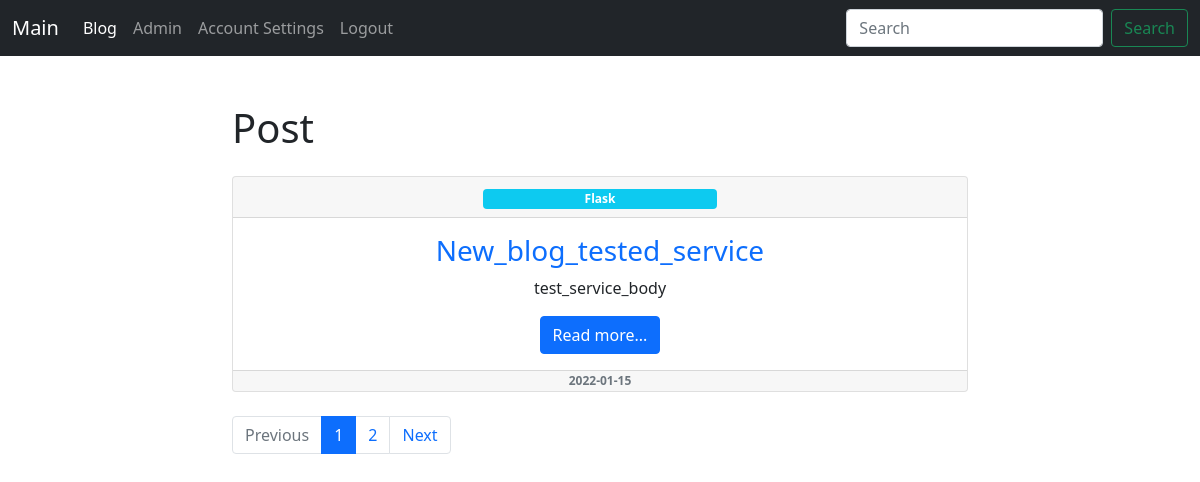
/blog/ (signed in), run on the app's committed database.
### models/tag.py (models this page shows, shortened)
class Tag(db.Model):
    id = db.Column(db.Integer, primary_key=True)
    title = db.Column(db.String(140))
    slug = db.Column(db.String(140), unique=True)

### models/post.py (models this page shows, shortened)
class Posts(db.Model):
    id = db.Column(db.Integer, primary_key=True)
    title = db.Column(db.String(140))
    slug = db.Column(db.String(140), unique=True)
    body = db.Column(db.Text)
    created = db.Column(db.DateTime, default=datetime.now())
    tags = db.relationship('Tag', secondary=posts_tags, backref=db.backref('posts'), lazy='dynamic')

### views/view_post.py (the view)
@posts.route('/')
def post_list():
    q = request.args.get('q')
    if q and q is not None:
        posted = Posts.query.filter(Posts.title.contains(q) | Posts.body.contains(q))
        if posted.first() is None:
            posted = Posts.query.order_by(Posts.created.desc())
    else:
        posted = Posts.query.order_by(Posts.created.desc())
    page = request.args.get('page')
    if page and page.isdigit():
        page = int(page)
    else:
        page = 1
    pages = posted.paginate(page=page, per_page=1)
    return render_template("post/posts.html", posted=posted, pages=pages)

### templates/post/posts.html (shortened to what this page needs)
{% extends 'base.html' %}
{% block search %}
	<form class="d-flex" method="GET">
	<input class="form-control me-2" type="search" placeholder="Search" name="q" >
	<button class="btn btn-outline-success" type="submit">Search</button>
	</form>
{% endblock %}
{% block content %}
	<h1>Post</h1>
	{% for post in pages.items %}
		{% include 'includes/card.html' %}
	{% endfor %}
	<nav aria-label="...">
	<ul class="pagination">
	<li class="page-item {% if not pages.has_prev %} disabled {% endif %}">
	<a class="page-link" href="./?page={{ pages.prev_num }}">Previous</a>
	</li>
	{% for page in pages.iter_pages() %}
		<li class="page-item {% if page == pages.page %} active {% endif %}">
		<a class="page-link" href="./?page={{ page }}">
		{{ page }}
		</a>
		</li>
	{% endfor %}
	<li class="page-item {% if not pages.has_next %} disabled {% endif %}">
	<a class="page-link " href="./?page={{ pages.next_num }}">Next</a>
	</li>
	</ul>
	</nav>
{% endblock %}

### templates/includes/card.html
<div class="card text-center mb-4 mt-4">
  <div class="card-header">
    {% for tag in post.tags %}
      <a style="text-decoration: none;" href="{{ url_for('posts.tag_detail', slug=tag.slug)}}">
        <div class="badge bg-info col-md-4">
            {{ tag.title }}
        </div>
        </a>
    {% endfor %}
  </div>
  <div class="card-body">
    <h3 class="card-title">
      <a style="text-decoration: none;" href="{{ url_for('posts.post_detail' , slug = post.slug) }}">
            {{ post.title }}
        </a>
      </h3>
      {% if post.body | count < 255 %}
    <p class="card-text">{{ post.body}}</p>
    {% else %}
        <p class="card-text"> {{ post.body | truncate(255)}}</p>
    {% endif %}
    <a href="{{ url_for('posts.post_detail' , slug = post.slug) }}" class="btn btn-primary">Read more...</a>
  </div>
  <div class="card-footer text-muted badge badge-light">
    {{ post.created.date() }}
  </div>
</div>

### data on the page
Posts: title "New_blog_tested_service", body "test_service_body", created "2022-01-15"
Tag: title "Flask"

### other printed values
{{ page }} "1" "2"
